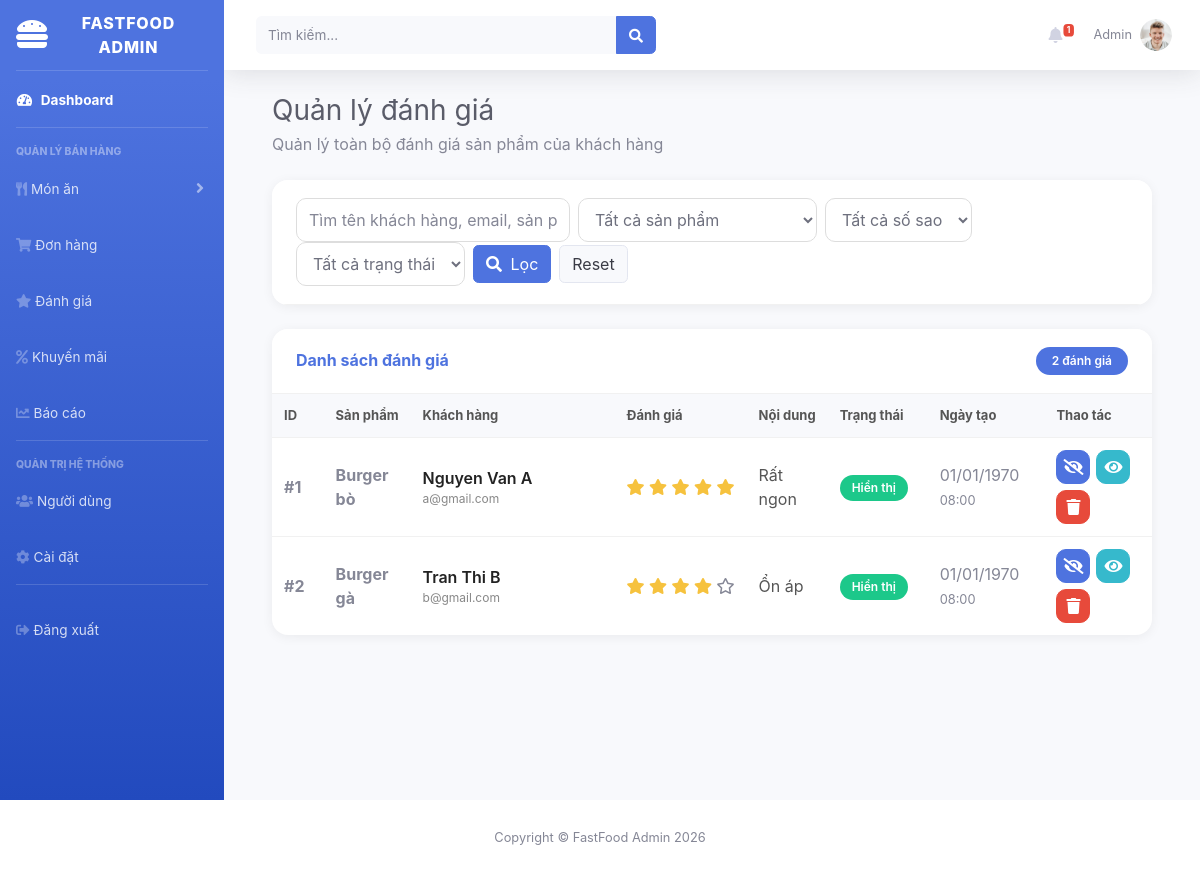
The app's page /admin.php?url=reviews (signed in) with its own data.
### tables this page shows
CREATE TABLE reviews (
    id BIGINT UNSIGNED AUTO_INCREMENT PRIMARY KEY,
    customer_id BIGINT UNSIGNED,
    product_id BIGINT UNSIGNED,
    rating INT,
    comment TEXT,
    images TEXT NULL,
    likes INT DEFAULT 0,
    status TINYINT DEFAULT 1,
    created_at TIMESTAMP NULL,
    updated_at TIMESTAMP NULL,
    FOREIGN KEY (customer_id) REFERENCES customers(id),
    FOREIGN KEY (product_id) REFERENCES products(id)
);

CREATE TABLE products (
    id BIGINT UNSIGNED AUTO_INCREMENT PRIMARY KEY,
    category_id BIGINT UNSIGNED,
    name VARCHAR(150),
    slug VARCHAR(180) UNIQUE,
    description TEXT,
    base_price DECIMAL(12,2),
    image VARCHAR(255),
    is_featured TINYINT DEFAULT 0,
    status TINYINT DEFAULT 1,
    created_at TIMESTAMP NULL,
    updated_at TIMESTAMP NULL,
    FOREIGN KEY (category_id) REFERENCES categories(id)
);

CREATE TABLE customers (
    id BIGINT UNSIGNED AUTO_INCREMENT PRIMARY KEY,
    user_id BIGINT UNSIGNED UNIQUE,
    full_name VARCHAR(100),
    phone VARCHAR(20),
    email VARCHAR(100),
    address TEXT,
    gender ENUM('male','female','other'),
    birthday DATE,
    created_at TIMESTAMP NULL,
    updated_at TIMESTAMP NULL,
    FOREIGN KEY (user_id) REFERENCES users(id)
);

### public/admin.php (called while the page is built, shortened)
<?php
require_once __DIR__ . '/../app/controllers/Admin/ReviewController.php';
$url = $_GET['url'] ?? 'dashboard';
$layout = __DIR__ . '/../resources/views/layouts/admin.php';
switch ($url) {
    case 'reviews':
    $page = isset($_GET['page'])
        ? max(1, (int)$_GET['page'])
        : 1;
    $limit = 15;
    $filters = [
        'search' => trim($_GET['search'] ?? ''),
        'product_id' => isset($_GET['product_id'])
            ? (int)$_GET['product_id']
            : 0,
        'rating' => isset($_GET['rating'])
            ? (int)$_GET['rating']
            : 0,
        'status' => isset($_GET['status'])
            ? (int)$_GET['status']
            : -1
    ];
    $result = getReviews($page, $limit, $filters);
    $reviews = $result['data'] ?? [];
    $search          = $filters['search'];
break;
}
include $layout;

### app/controllers/Admin/ReviewController.php (called while the page is built, shortened)
<?php
function getReviews($page = 1, $limit = 15, $filters = [])
{
    $conn = getDB();
    $offset = ($page - 1) * $limit;
    $product_id = (int)($filters['product_id'] ?? 0);
    $rating     = (int)($filters['rating'] ?? 0);
    $status     = isset($filters['status'])
        ? (int)$filters['status']
        : -1;
    $where  = " WHERE 1=1 ";
    $params = [];
    $countSql = "
        SELECT COUNT(*)
        FROM reviews r
        LEFT JOIN customers c ON r.customer_id = c.id
        LEFT JOIN products p ON r.product_id = p.id
        $where
    ";
    $stmt = $conn->prepare($countSql);
    $stmt->execute($params);
    $total = $stmt->fetchColumn();
    $dataSql = "
        SELECT
            r.*,
            c.full_name AS customer_name,
            c.email,
            c.phone,
            p.name AS product_name
        FROM reviews r
        LEFT JOIN customers c ON r.customer_id = c.id
        LEFT JOIN products p ON r.product_id = p.id
        $where
        ORDER BY r.created_at DESC
        LIMIT :limit OFFSET :offset
    ";
    $stmt = $conn->prepare($dataSql);
    $stmt->bindValue(':limit', (int)$limit, PDO::PARAM_INT);
    $stmt->bindValue(':offset', (int)$offset, PDO::PARAM_INT);
    $stmt->execute();
    return [
        'data'  => $stmt->fetchAll(PDO::FETCH_ASSOC),
        'total' => $total
    ];
}

### resources/views/pages/admin/reviews.php (the view, shortened to what this page needs)
<?php
$reviews         = $reviews ?? [];
$search          = $search ?? '';
?>
<div class="container-fluid review-page">
    <div class="d-sm-flex align-items-center justify-content-between mb-4">
        <div>
            <h1 class="h3 mb-1 text-gray-800">Quản lý đánh giá</h1>
            <p class="mb-0 text-muted">
                Quản lý toàn bộ đánh giá sản phẩm của khách hàng
            </p>
        </div>
    </div>
    <div class="card mb-4">
        <div class="card-header">
            <form method="GET" class="form-inline filter-form">
                <input
                    type="text"
                    name="search"
                    class="form-control mr-2"
                    placeholder="Tìm tên khách hàng, email, sản phẩm..."
                    value="<?= htmlspecialchars($search ?? '') ?>"
                >
                <select name="product_id" class="form-control mr-2">
                    <option value="0">Tất cả sản phẩm</option>
                </select>
                <select name="rating" class="form-control mr-2">
                    <option value="0">Tất cả số sao</option>
                </select>
                <select name="status" class="form-control mr-2">
                    <option value="-1">Tất cả trạng thái</option>
                </select>
                <button class="btn btn-primary mr-2">
                    <i class="fas fa-search mr-1"></i>
                    Lọc
                </button>
                <a href="?page=1" class="btn btn-light border">
                    Reset
                </a>
            </form>
        </div>
    </div>
    <div class="card">
        <div class="card-header d-flex align-items-center justify-content-between">
            <h6 class="m-0 font-weight-bold text-primary">
                Danh sách đánh giá
            </h6>
            <span class="badge badge-primary px-3 py-2">
                <?= count($reviews ?? []) ?> đánh giá
            </span>
        </div>
        <div class="card-body p-0">
            <div class="table-responsive">
                <table class="table table-hover align-middle">
                    <thead>
                        <tr>
                            <th width="70">ID</th>
                            <th>Sản phẩm</th>
                            <th>Khách hàng</th>
                            <th width="130">Đánh giá</th>
                            <th>Nội dung</th>
                            <th width="120">Trạng thái</th>
                            <th width="150">Ngày tạo</th>
                            <th width="180">Thao tác</th>
                        </tr>
                    </thead>
                    <tbody>
                    <?php if (empty($reviews)): ?>
                        <tr>
                            <td colspan="8" class="text-center py-5">
                                <img
                                    src="https://cdn-icons-png.flaticon.com/512/7486/7486740.png"
                                    width="120"
                                    class="mb-3"
                                >
                                <h5 class="text-muted">
                                    Không có đánh giá nào
                                </h5>
                            </td>
                        </tr>
                    <?php else: ?>
                        <?php foreach ($reviews as $rv): ?>
                            <tr>
                                <td>
                                    <strong>#<?= $rv['id'] ?></strong>
                                </td>
                                <td>
                                    <div class="font-weight-bold">
                                        <?= htmlspecialchars($rv['product_name'] ?? 'Sản phẩm đã xóa') ?>
                                    </div>
                                </td>
                                <td>
                                    <div class="customer-box">
                                        <div class="customer-name">
                                            <?= htmlspecialchars($rv['customer_name'] ?? 'Khách ẩn danh') ?>
                                        </div>
                                        <div class="customer-email">
                                            <?= htmlspecialchars($rv['email'] ?? '') ?>
                                        </div>
                                    </div>
                                </td>
                                <td>
                                    <div class="rating-stars">
                                        <?php for ($i = 1; $i <= 5; $i++): ?>
                                            <?php if ($i <= $rv['rating']): ?>
                                                <i class="fas fa-star text-warning"></i>
                                            <?php else: ?>
                                                <i class="far fa-star text-muted"></i>
                                            <?php endif; ?>
                                        <?php endfor; ?>
                                    </div>
                                </td>
                                <td>
                                    <div class="review-content">
                                        <?= nl2br(htmlspecialchars(mb_substr($rv['comment'] ?? '', 0, 120))) ?>
                                    </div>
                                </td>
                                <td>
                                    <?php if ($rv['status'] == 1): ?>
                                        <span class="badge badge-success">
                                            Hiển thị
                                        </span>
                                    <?php else: ?>
                                        <span class="badge badge-secondary">
                                            Đã ẩn
                                        </span>
                                    <?php endif; ?>
                                </td>
                                <td>
                                    <?= date('d/m/Y', strtotime($rv['created_at'])) ?>
                                    <br>
                                    <small class="text-muted">
                                        <?= date('H:i', strtotime($rv['created_at'])) ?>
                                    </small>
                                </td>
                                <td>
                                    <div class="action-group">
                                        <form method="POST">
                                            <button
                                                type="submit"
                                                class="btn btn-action btn-primary"
                                                title="Đổi trạng thái"
                                            >
                                                <?=
                                                    $rv['status'] == 1
                                                    ? '<i class="fas fa-eye-slash"></i>'
                                                    : '<i class="fas fa-eye"></i>'
                                                ?>
                                            </button>
                                        </form>
                                        <button
                                            class="btn btn-action btn-info"
                                            data-toggle="modal"
                                            data-target="#detailModal<?= $rv['id'] ?>"
                                            title="Chi tiết"
                                        >
                                            <i class="fas fa-eye"></i>
                                        </button>
                                        <a
                                            href="?delete=<?= $rv['id'] ?>&<?= http_build_query($_GET) ?>"
                                            class="btn btn-action btn-danger"
                                            onclick="return confirm('Xóa vĩnh viễn đánh giá này?')"
                                            title="Xóa"
                                        >
                                            <i class="fas fa-trash"></i>
                                        </a>
                                    </div>
                                </td>
                            </tr>
                        <?php endforeach; ?>
                    <?php endif; ?>
                    </tbody>
                </table>
            </div>
        </div>
    </div>
</div>

### resources/views/pages/admin/reviews.php (style rules this page uses)
.review-page .card { border:none; border-radius:16px; overflow:hidden; box-shadow:0 2px 12px rgba(0,0,0,.06); }
.review-page .card-header { background:#fff; border-bottom:1px solid #f1f1f1; padding:18px 24px; }
.review-page .filter-form .form-control { min-height:44px; border-radius:10px; border:1px solid #ddd; box-shadow:none !important; }
.review-page .table { margin-bottom:0; }
.review-page .table thead th { background:#f8f9fc; border:none; font-size:13px; font-weight:700; color:#555; white-space:nowrap; }
.review-page .table td { vertical-align:middle; border-color:#f1f1f1; }
.review-page .review-content { max-width:280px; white-space:normal; line-height:1.5; color:#555; }
.review-page .customer-box { min-width:180px; }
.review-page .customer-name { font-weight:600; color:#222; }
.review-page .customer-email { font-size:12px; color:#888; }
.review-page .rating-stars { white-space:nowrap; }
.review-page .action-group { display:flex; gap:6px; flex-wrap:wrap; }
.review-page .btn-action { width:34px; height:34px; border-radius:10px; display:flex; align-items:center; justify-content:center; padding:0; }
.review-page .badge { padding:7px 12px; border-radius:30px; font-size:12px; font-weight:600; }

### records on screen
reviews: id "1", product.name "Burger bò", customer.full_name "Nguyen Van A", customer.email "a@gmail.com", rating 5 (drawn), comment "Rất ngon", status "Hiển thị", created_at "01/01/1970", created_at "08:00"
reviews: id "2", product.name "Burger gà", customer.full_name "Tran Thi B", customer.email "b@gmail.com", rating 4 (drawn), comment "Ổn áp", status "Hiển thị", created_at "01/01/1970", created_at "08:00"

### other values on screen
$role "ADMIN"
$totalNotifications "1"
$currentUser['name'] "Admin"
count($reviews ?? []) "2"
